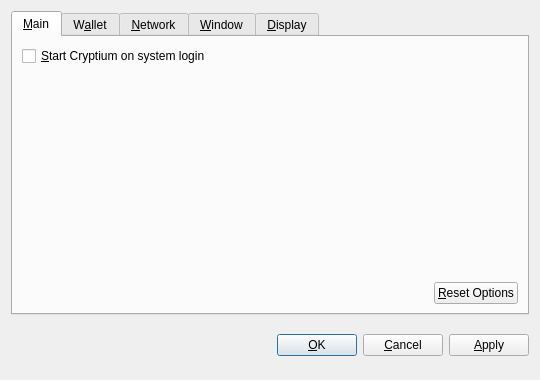
<?xml version="1.0" encoding="UTF-8"?>
<ui version="4.0">
 <class>OptionsDialog</class>
 <widget class="QDialog" name="OptionsDialog">
  <property name="geometry">
   <rect>
    <x>0</x>
    <y>0</y>
    <width>540</width>
    <height>380</height>
   </rect>
  </property>
  <property name="windowTitle">
   <string>Options</string>
  </property>
  <property name="modal">
   <bool>true</bool>
  </property>
  <layout class="QVBoxLayout" name="verticalLayout">
   <item>
    <widget class="QTabWidget" name="tabWidget">
     <property name="tabPosition">
      <enum>QTabWidget::North</enum>
     </property>
     <property name="currentIndex">
      <number>0</number>
     </property>
     <widget class="QWidget" name="tabMain">
      <attribute name="title">
       <string>&amp;Main</string>
      </attribute>
      <layout class="QVBoxLayout" name="verticalLayout_Main">
       <item>
        <widget class="QCheckBox" name="bitcoinAtStartup">
         <property name="toolTip">
          <string>Automatically start Cryptium after logging in to the system.</string>
         </property>
         <property name="text">
          <string>&amp;Start Cryptium on system login</string>
         </property>
        </widget>
       </item>
       <item>
        <spacer name="verticalSpacer_Main">
         <property name="orientation">
          <enum>Qt::Vertical</enum>
         </property>
         <property name="sizeHint" stdset="0">
          <size>
           <width>20</width>
           <height>40</height>
          </size>
         </property>
        </spacer>
       </item>
       <item>
        <layout class="QHBoxLayout" name="horizontalLayout_2_Main">
         <item>
          <spacer name="horizontalSpacer_2_Main">
           <property name="orientation">
            <enum>Qt::Horizontal</enum>
           </property>
           <property name="sizeHint" stdset="0">
            <size>
             <width>40</width>
             <height>20</height>
            </size>
           </property>
          </spacer>
         </item>
         <item>
          <widget class="QPushButton" name="resetButton">
           <property name="toolTip">
            <string>Reset all client options to default.</string>
           </property>
           <property name="text">
            <string>&amp;Reset Options</string>
           </property>
           <property name="autoDefault">
            <bool>false</bool>
           </property>
          </widget>
         </item>
        </layout>
       </item>
      </layout>
     </widget>
     <widget class="QWidget" name="tabWallet">
      <attribute name="title">
       <string>W&amp;allet</string>
      </attribute>
      <layout class="QVBoxLayout" name="verticalLayout_Network">
       <item>
        <widget class="QLabel" name="transactionFeeInfoLabel">
         <property name="text">
          <string>Optional transaction fee per kB that helps make sure your transactions are processed quickly. Most transactions are 1 kB.</string>
         </property>
         <property name="textFormat">
          <enum>Qt::PlainText</enum>
         </property>
         <property name="wordWrap">
          <bool>true</bool>
         </property>
        </widget>
       </item>
       <item>
        <layout class="QHBoxLayout" name="horizontalLayout_1_Main">
         <item>
          <widget class="QLabel" name="transactionFeeLabel">
           <property name="text">
            <string>Pay transaction &amp;fee</string>
           </property>
           <property name="textFormat">
            <enum>Qt::PlainText</enum>
           </property>
           <property name="buddy">
            <cstring>transactionFee</cstring>
           </property>
          </widget>
         </item>
         <item>
          <widget class="BitcoinAmountField" name="transactionFee"/>
         </item>
         <item>
          <spacer name="horizontalSpacer_1_Main">
           <property name="orientation">
            <enum>Qt::Horizontal</enum>
           </property>
           <property name="sizeHint" stdset="0">
            <size>
             <width>40</width>
             <height>20</height>
            </size>
           </property>
          </spacer>
         </item>
        </layout>
       </item>
       <item>
        <widget class="QLabel" name="label">
         <property name="text">
          <string>If you disable the spending of unconfirmed change, the change from a transaction cannot be used until that transaction has at least one confirmation. This also affects how your balance is computed.</string>
         </property>
         <property name="wordWrap">
          <bool>true</bool>
         </property>
        </widget>
       </item>
       <item>
        <widget class="QCheckBox" name="spendZeroConfChange">
         <property name="text">
          <string>Spend unconfirmed change  (experts only)</string>
         </property>
        </widget>
       </item>
       <item>
        <spacer name="verticalSpacer">
         <property name="orientation">
          <enum>Qt::Vertical</enum>
         </property>
         <property name="sizeHint" stdset="0">
          <size>
           <width>20</width>
           <height>40</height>
          </size>
         </property>
        </spacer>
       </item>
      </layout>
     </widget>
     <widget class="QWidget" name="tabNetwork">
      <attribute name="title">
       <string>&amp;Network</string>
      </attribute>
      <layout class="QVBoxLayout" name="verticalLayout_Network">
       <item>
        <widget class="QCheckBox" name="mapPortUpnp">
         <property name="toolTip">
          <string>Automatically open the Cryptium client port on the router. This only works when your router supports UPnP and it is enabled.</string>
         </property>
         <property name="text">
          <string>Map port using &amp;UPnP</string>
         </property>
        </widget>
       </item>
       <item>
        <widget class="QCheckBox" name="connectSocks">
         <property name="toolTip">
          <string>Connect to the Cryptium network through a SOCKS proxy (e.g. when connecting through Tor).</string>
         </property>
         <property name="text">
          <string>&amp;Connect through SOCKS proxy:</string>
         </property>
        </widget>
       </item>
       <item>
        <layout class="QHBoxLayout" name="horizontalLayout_Network">
         <item>
          <widget class="QLabel" name="proxyIpLabel">
           <property name="text">
            <string>Proxy &amp;IP:</string>
           </property>
           <property name="textFormat">
            <enum>Qt::PlainText</enum>
           </property>
           <property name="buddy">
            <cstring>proxyIp</cstring>
           </property>
          </widget>
         </item>
         <item>
          <widget class="QValidatedLineEdit" name="proxyIp">
           <property name="maximumSize">
            <size>
             <width>140</width>
             <height>16777215</height>
            </size>
           </property>
           <property name="toolTip">
            <string>IP address of the proxy (e.g. 127.0.0.1)</string>
           </property>
          </widget>
         </item>
         <item>
          <widget class="QLabel" name="proxyPortLabel">
           <property name="text">
            <string>&amp;Port:</string>
           </property>
           <property name="textFormat">
            <enum>Qt::PlainText</enum>
           </property>
           <property name="buddy">
            <cstring>proxyPort</cstring>
           </property>
          </widget>
         </item>
         <item>
          <widget class="QLineEdit" name="proxyPort">
           <property name="maximumSize">
            <size>
             <width>55</width>
             <height>16777215</height>
            </size>
           </property>
           <property name="toolTip">
            <string>Port of the proxy (e.g. 9050)</string>
           </property>
          </widget>
         </item>
         <item>
          <widget class="QLabel" name="socksVersionLabel">
           <property name="text">
            <string>SOCKS &amp;Version:</string>
           </property>
           <property name="textFormat">
            <enum>Qt::PlainText</enum>
           </property>
           <property name="buddy">
            <cstring>socksVersion</cstring>
           </property>
          </widget>
         </item>
         <item>
          <widget class="QValueComboBox" name="socksVersion">
           <property name="toolTip">
            <string>SOCKS version of the proxy (e.g. 5)</string>
           </property>
          </widget>
         </item>
         <item>
          <spacer name="horizontalSpacer_Network">
           <property name="orientation">
            <enum>Qt::Horizontal</enum>
           </property>
           <property name="sizeHint" stdset="0">
            <size>
             <width>40</width>
             <height>20</height>
            </size>
           </property>
          </spacer>
         </item>
        </layout>
       </item>
       <item>
        <spacer name="verticalSpacer_Network">
         <property name="orientation">
          <enum>Qt::Vertical</enum>
         </property>
         <property name="sizeHint" stdset="0">
          <size>
           <width>20</width>
           <height>40</height>
          </size>
         </property>
        </spacer>
       </item>
      </layout>
     </widget>
     <widget class="QWidget" name="tabWindow">
      <attribute name="title">
       <string>&amp;Window</string>
      </attribute>
      <layout class="QVBoxLayout" name="verticalLayout_Window">
       <item>
        <widget class="QCheckBox" name="minimizeToTray">
         <property name="toolTip">
          <string>Show only a tray icon after minimizing the window.</string>
         </property>
         <property name="text">
          <string>&amp;Minimize to the tray instead of the taskbar</string>
         </property>
        </widget>
       </item>
       <item>
        <widget class="QCheckBox" name="minimizeOnClose">
         <property name="toolTip">
          <string>Minimize instead of exit the application when the window is closed. When this option is enabled, the application will be closed only after selecting Quit in the menu.</string>
         </property>
         <property name="text">
          <string>M&amp;inimize on close</string>
         </property>
        </widget>
       </item>
       <item>
        <spacer name="verticalSpacer_Window">
         <property name="orientation">
          <enum>Qt::Vertical</enum>
         </property>
         <property name="sizeHint" stdset="0">
          <size>
           <width>20</width>
           <height>40</height>
          </size>
         </property>
        </spacer>
       </item>
      </layout>
     </widget>
     <widget class="QWidget" name="tabDisplay">
      <attribute name="title">
       <string>&amp;Display</string>
      </attribute>
      <layout class="QVBoxLayout" name="verticalLayout_Display">
       <item>
        <layout class="QHBoxLayout" name="horizontalLayout_1_Display">
         <item>
          <widget class="QLabel" name="langLabel">
           <property name="text">
            <string>User Interface &amp;language:</string>
           </property>
           <property name="textFormat">
            <enum>Qt::PlainText</enum>
           </property>
           <property name="buddy">
            <cstring>lang</cstring>
           </property>
          </widget>
         </item>
         <item>
          <widget class="QValueComboBox" name="lang">
           <property name="toolTip">
            <string>The user interface language can be set here. This setting will take effect after restarting Cryptium.</string>
           </property>
          </widget>
         </item>
        </layout>
       </item>
       <item>
        <layout class="QHBoxLayout" name="horizontalLayout_2_Display">
         <item>
          <widget class="QLabel" name="unitLabel">
           <property name="text">
            <string>&amp;Unit to show amounts in:</string>
           </property>
           <property name="textFormat">
            <enum>Qt::PlainText</enum>
           </property>
           <property name="buddy">
            <cstring>unit</cstring>
           </property>
          </widget>
         </item>
         <item>
          <widget class="QValueComboBox" name="unit">
           <property name="toolTip">
            <string>Choose the default subdivision unit to show in the interface and when sending coins.</string>
           </property>
          </widget>
         </item>
        </layout>
       </item>
       <item>
        <widget class="QCheckBox" name="displayAddresses">
         <property name="toolTip">
          <string>Whether to show Cryptium addresses in the transaction list or not.</string>
         </property>
         <property name="text">
          <string>&amp;Display addresses in transaction list</string>
         </property>
        </widget>
       </item>
       <item>
        <widget class="QCheckBox" name="coinControlFeatures">
         <property name="toolTip">
          <string>Whether to show coin control features or not.</string>
         </property>
         <property name="text">
          <string>Display coin &amp;control features (experts only!)</string>
         </property>
        </widget>
       </item>
       <item>
        <spacer name="verticalSpacer_Display">
         <property name="orientation">
          <enum>Qt::Vertical</enum>
         </property>
         <property name="sizeHint" stdset="0">
          <size>
           <width>20</width>
           <height>40</height>
          </size>
         </property>
        </spacer>
       </item>
      </layout>
     </widget>
    </widget>
   </item>
   <item>
    <layout class="QHBoxLayout" name="horizontalLayout_Buttons">
     <item>
      <spacer name="horizontalSpacer_1">
       <property name="orientation">
        <enum>Qt::Horizontal</enum>
       </property>
       <property name="sizeHint" stdset="0">
        <size>
         <width>40</width>
         <height>48</height>
        </size>
       </property>
      </spacer>
     </item>
     <item>
      <widget class="QLabel" name="statusLabel">
       <property name="font">
        <font>
         <weight>75</weight>
         <bold>true</bold>
        </font>
       </property>
       <property name="text">
        <string/>
       </property>
       <property name="textFormat">
        <enum>Qt::PlainText</enum>
       </property>
       <property name="wordWrap">
        <bool>true</bool>
       </property>
      </widget>
     </item>
     <item>
      <spacer name="horizontalSpacer_2">
       <property name="orientation">
        <enum>Qt::Horizontal</enum>
       </property>
       <property name="sizeHint" stdset="0">
        <size>
         <width>40</width>
         <height>48</height>
        </size>
       </property>
      </spacer>
     </item>
     <item>
      <widget class="QPushButton" name="okButton">
       <property name="text">
        <string>&amp;OK</string>
       </property>
      </widget>
     </item>
     <item>
      <widget class="QPushButton" name="cancelButton">
       <property name="text">
        <string>&amp;Cancel</string>
       </property>
       <property name="autoDefault">
        <bool>false</bool>
       </property>
      </widget>
     </item>
     <item>
      <widget class="QPushButton" name="applyButton">
       <property name="text">
        <string>&amp;Apply</string>
       </property>
       <property name="autoDefault">
        <bool>false</bool>
       </property>
      </widget>
     </item>
    </layout>
   </item>
  </layout>
 </widget>
 <customwidgets>
  <customwidget>
   <class>BitcoinAmountField</class>
   <extends>QSpinBox</extends>
   <header>bitcoinamountfield.h</header>
  </customwidget>
  <customwidget>
   <class>QValueComboBox</class>
   <extends>QComboBox</extends>
   <header>qvaluecombobox.h</header>
  </customwidget>
  <customwidget>
   <class>QValidatedLineEdit</class>
   <extends>QLineEdit</extends>
   <header>qvalidatedlineedit.h</header>
  </customwidget>
 </customwidgets>
 <resources/>
 <connections/>
</ui>
